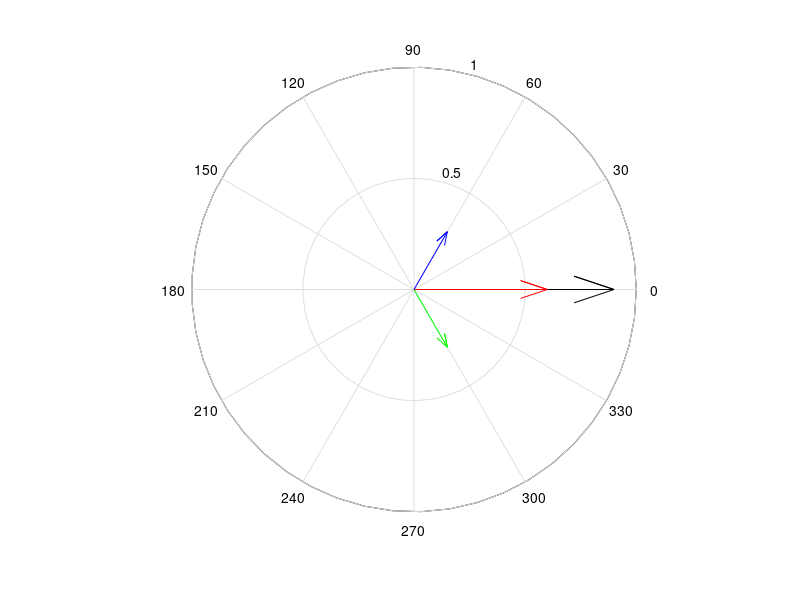

Write MATLAB code to recreate this figure.
%% ECE331 HW6 - Question 1

%% Variables
% Variables used in the equations
f = 60;
I = 10;
K = 0.06;
w = 2*pi*f;
t = 0:0.0001:0.1;

%% Equations
% Equations for B-field of each phase and total
Ba = K*I*cos(w*t)*exp(1i*0);
Bb = K*I*cos(w*t-((2*pi)/3))*exp(1i*((2*pi)/3));
Bc = K*I*cos(w*t+((2*pi)/3))*exp(1i*((-2*pi)/3));
Bs = Ba+Bb+Bc;

%% Plotting
% Initial plot to get axis set and hold the compass plot
yBs = compass(Bs(1),'k'); % Total B-field plotted in black
hold 
yBa = compass(Ba(1),'r'); % Phase A B-field plotted in red
yBb = compass(Bb(1),'g'); % Phase B B-field plotted in green
yBc = compass(Bc(1),'b'); % Phase C B-field plotted in blue

% Loop to delete previous B-field plots and plot new values based off time
% This will loop through the matrix for 6 cycles
for x = 1:1001
  delete(yBs); % Delete previous graphed value
  delete(yBa);
  delete(yBb);
  delete(yBc);
  
  yBs = compass(Bs(x),'k');
  yBa = compass(Ba(x),'r');
  yBb = compass(Bb(x),'g');
  yBc = compass(Bc(x),'b');
  drawnow % Plots new values on compass
end
  
%% Results

% The animated compass graph shows Phases A, B, C as vectors increasing and
% decreasing as current changes. These vectors are added together to
% create the total B-field which rotates counter-clockwise around the axis.

% The graph shown above is the inital system, but if the code is run a live
% plot will shown the rotating magnetic field.

%% Discussion

% Changing the magnetizing current affects the magnitude of the B-fields in
% the system. However, changing the frequency will change the rate at which
% the rotating magnetic field of Bs rotates.